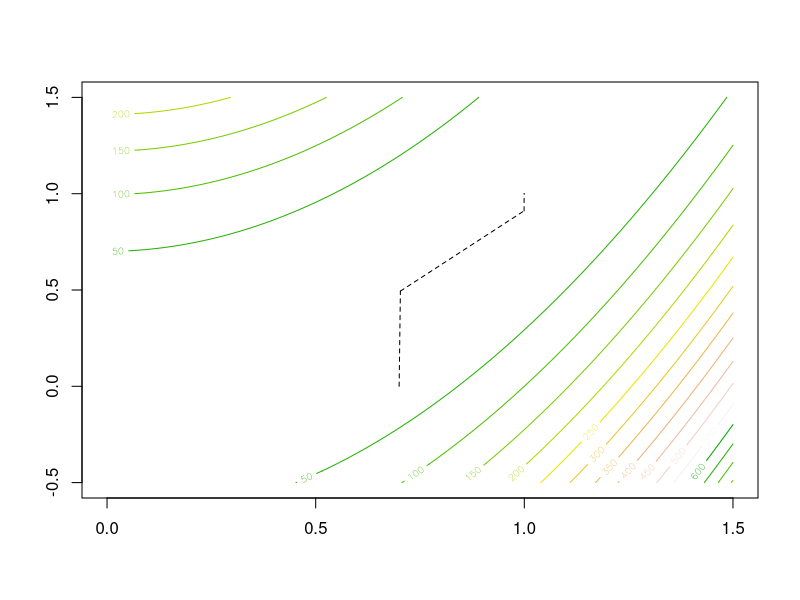
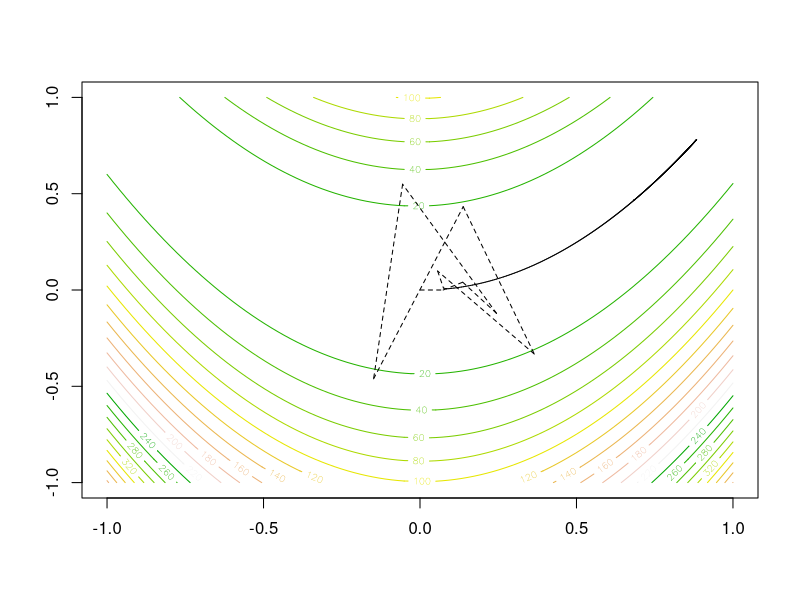
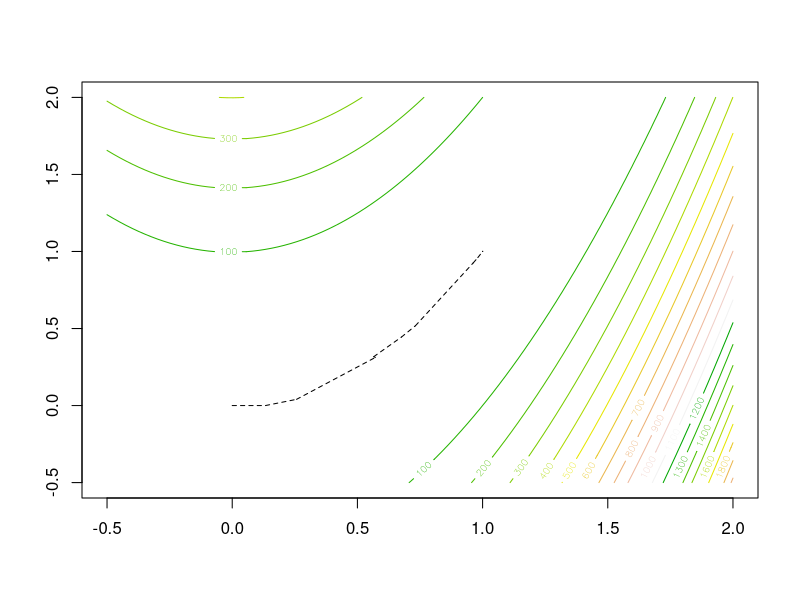

Write the R code that produced these figures, in order.
## ---- chunk 1
#Take a specific function f(x1, x2)=100*(1-x1)^2+(x2-x1^2)^2 as an example:
f<-function(x) (1-x[1])^2+100*(x[2]-x[1]^2)^2

#Newton
Newton<-function(x0,itr,epsilon){
  f_1<-function(x) c(2*(x[1]-1)+400*x[1]*(x[1]^2-x[2]),200*(x[2]-x[1]^2))
  f_2<-function(x) matrix(c(2+(1200*x[1]^2-400*x[2]),-400*x[1],-400*x[1],200),
                          ncol=2,byrow=T)
  x=x0
  x.values=matrix(0,nrow=itr+1,ncol=2)
  x.values[1,]=x0
  
  i=0
  for(t in 1:itr){
    x_before=x
    x=x-solve(f_2(x)) %*% f_1(x)
    x.values[t+1,]=x
    
    i=i+1
    
    if(norm(solve(f_2(x)) %*% f_1(x),type="2")<=epsilon) break
  }
  times=i
  x.values=x.values[1:(times+1),]
  return(list(x=x,x.values=x.values,times=times))
} 
## ---- chunk 2
#Gradient Descend
Grad<-function(alpha0,x0,itr,epsilon){
  f<-function(x) (1-x[1])^2+100*(x[2]-x[1]^2)^2
  f_1<-function(x) c(2*(x[1]-1)+400*x[1]*(x[1]^2-x[2]),200*(x[2]-x[1]^2))
  delta_f1<-function(x, y){2*(x-1)+400*x*(x^2-y)}
  delta_f2<-function(x, y){200*(y-x^2)}
  
  x=x0
  alpha=alpha0
  x.values=matrix(0,itr+1,2)
  x.values[1,]=x0
  
  i=0
  for(t in 1:itr){
    x_before=x
    x=x-alpha*f_1(x)
    x.values[t+1,]=x
    
    if(f(x)>f(x_before)){
      alpha=alpha/2
    }
    
    i=i+1
    
    if(norm(alpha*c(delta_f1(x[1],x[2]),delta_f2(x[1],x[2])),type="2")<=epsilon) break
  }
  times=i
  x.values=x.values[1:(times+1),]
  return(list(x=x,x.values=x.values,times=times))
}
## ---- chunk 3
#Conjugate Gradient
Conjugate<-function(x0,iter,epsilon){
  f<-function(x) (1-x[1])^2+100*(x[2]-x[1]^2)^2
  g<-function(x) c(2*(x[1]-1)+400*x[1]*(x[1]^2-x[2]),200*(x[2]-x[1]^2))
  x <- x0
  H <- diag(1, 2, 2)
  f0 <- f(x)
  g0 <- g(x)
  x.values=matrix(0,iter+1,2)
  x.values[1,]=x0
  
  for (k in 1:iter) {
    s <- - H %*% as.matrix(g0)
    f1 <- f0
    z <- sqrt(sum(s^2))
    if (z == 0){
      x.values=x.values[1:k,]
      return(list(x = x, x.values=x.values,times=k))
    }
      

    s <- c(s / z)
    a1 <- 0
    a3 <- 1; f3 <- f(x + a3*s)
    while (f3 >= f1) {
      a3 <- a3/2
      f3 <- f(x + a3*s)
      if (a3 < epsilon/2) {
        x.values=x.values[1:k,]
        return(list(x = x, x.values=x.values,times=k))
      }
    }

    a2 <- a3/2; f2 <- f(x + a2*s)
    h1 <- (f2 - f1)/a2
    h2 <- (f3 -f2)/(a3 - a2)
    h3 <- (h2 - h1)/a3
    a0 <- 0.5*(a2 - h1/h3); f0 <- f(x + a0*s)
        
    if (f0 < f3){
      a <- a0
    }
    else{
      a <- a3
    }

    d <- a * s; dp <- as.matrix(d)
    xnew <- x + d
    fnew <- f(xnew)
    gnew <- g(xnew)
    y <- gnew - g0; yp <- as.matrix(y)
    A <- (dp %*% d) / sum(d * y)
    B <- (H %*% yp) %*% t(H %*% yp) / c(y %*% H %*% yp)
    Hnew <- H + A - B
    
    x.values[k+1,]=xnew
    
    if (max(abs(d)) <= epsilon) break

    H <- Hnew
    f0 <- fnew
    g0 <- gnew
    x <- xnew
  }
  x.values=x.values[1:(k+1),]
  
  return(list(x = x, x.values=x.values,times=k))
}
## ---- chunk 4
#Newton Result
x<-Newton(c(0.7,0),40,10^(-6))[[1]]
x.values<-Newton(c(0.7,0),40,10^(-6))[[2]]
times<-Newton(c(0.7,0),40,10^(-6))[[3]]

paste("x1=",x[1],", x2=",x[2])

#Contour plot
z = matrix(0,100,100)
x1.max = max(1.5,ceiling(max(x.values[,1])))
x1.min = min(0.5,floor(min(x.values[,1])))
x2.max = max(1.5,ceiling(max(x.values[,2])))
x2.min = min(-0.5,floor(min(x.values[,2])))
x1 = seq(x1.min,x1.max,length=100)
x2 = seq(x2.min,x2.max,length=100)
for(i in 1:100){
  for(j in 1:100){
     z[i,j] = f(c(x1[i],x2[j]))
  }
}
tcol<-terrain.colors(12)
contour(x1, x2, z, nlevels=20, col=tcol)
for(i in 1:times){
  segments(x.values[i,1],x.values[i,2],
           x.values[i+1,1],x.values[i+1,2],lty=2)
}
## ---- chunk 5
#Gradient Descend Result
x<-Grad(0.037,c(0,0),1000,10^(-6))[[1]]
x.values<-Grad(0.037,c(0,0),1000,10^(-6))[[2]]
times<-Grad(0.037,c(0,0),1000,10^(-6))[[3]]

paste("x1=",x[1],", x2=",x[2])

#Contour plot
z = matrix(0,100,100)
x1.max = max(1,ceiling(max(x.values[,1])))
x1.min = min(-0.5,floor(min(x.values[,1])))
x2.max = max(1,ceiling(max(x.values[,2])))
x2.min = min(-0.5,floor(min(x.values[,2])))
x1 = seq(x1.min,x1.max,length=100)
x2 = seq(x2.min,x2.max,length=100)
for(i in 1:100){
  for(j in 1:100){
     z[i,j] = f(c(x1[i],x2[j]))
  }
}
tcol<-terrain.colors(12)
contour(x1, x2, z, nlevels=20, col=tcol)
for(i in 1:times){
  segments(x.values[i,1],x.values[i,2],
           x.values[i+1,1],x.values[i+1,2],lty=2)
}
## ---- chunk 6
#Conjugate Gradient Result
x<-Conjugate(c(0,0),40,10^(-6))[[1]]
x.values<-Conjugate(c(0,0),40,10^(-6))[[2]]
times<-Conjugate(c(0,0),40,10^(-6))[[3]]

paste("x1=",x[1],", x2=",x[2])

#Contour plot
z = matrix(0,100,100)
x1.max = max(1,ceiling(max(x.values[,1])))
x1.min = min(-0.5,floor(min(x.values[,1])))
x2.max = max(1,ceiling(max(x.values[,2])))
x2.min = min(-0.5,floor(min(x.values[,2])))
x1 = seq(x1.min,x1.max,length=100)
x2 = seq(x2.min,x2.max,length=100)
for(i in 1:100){
  for(j in 1:100){
     z[i,j] = f(c(x1[i],x2[j]))
  }
}
tcol<-terrain.colors(12)
contour(x1, x2, z, nlevels=20, col=tcol)
for(i in 1:(times-1)){
  segments(x.values[i,1],x.values[i,2],
           x.values[i+1,1],x.values[i+1,2],lty=2)
}
